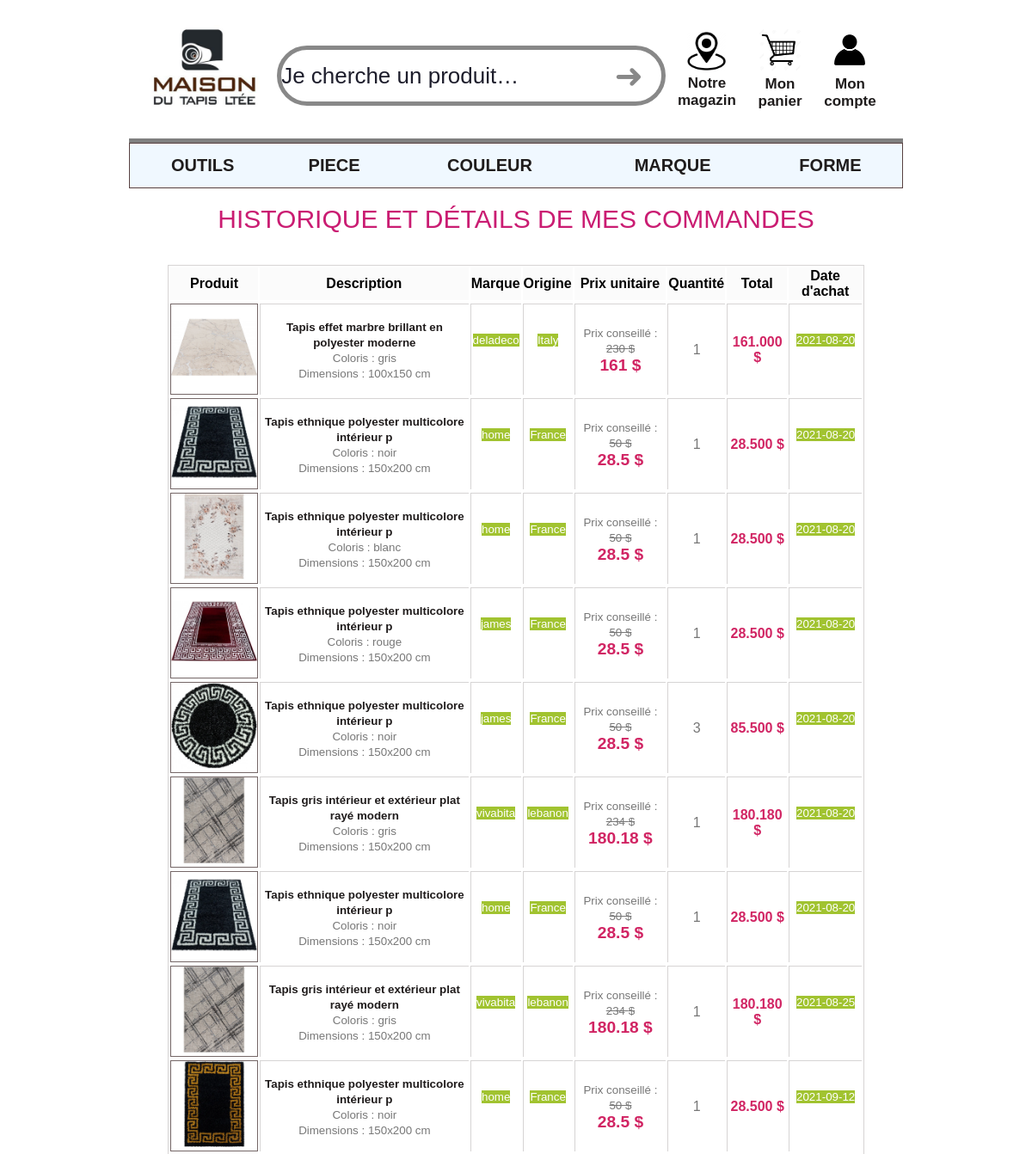
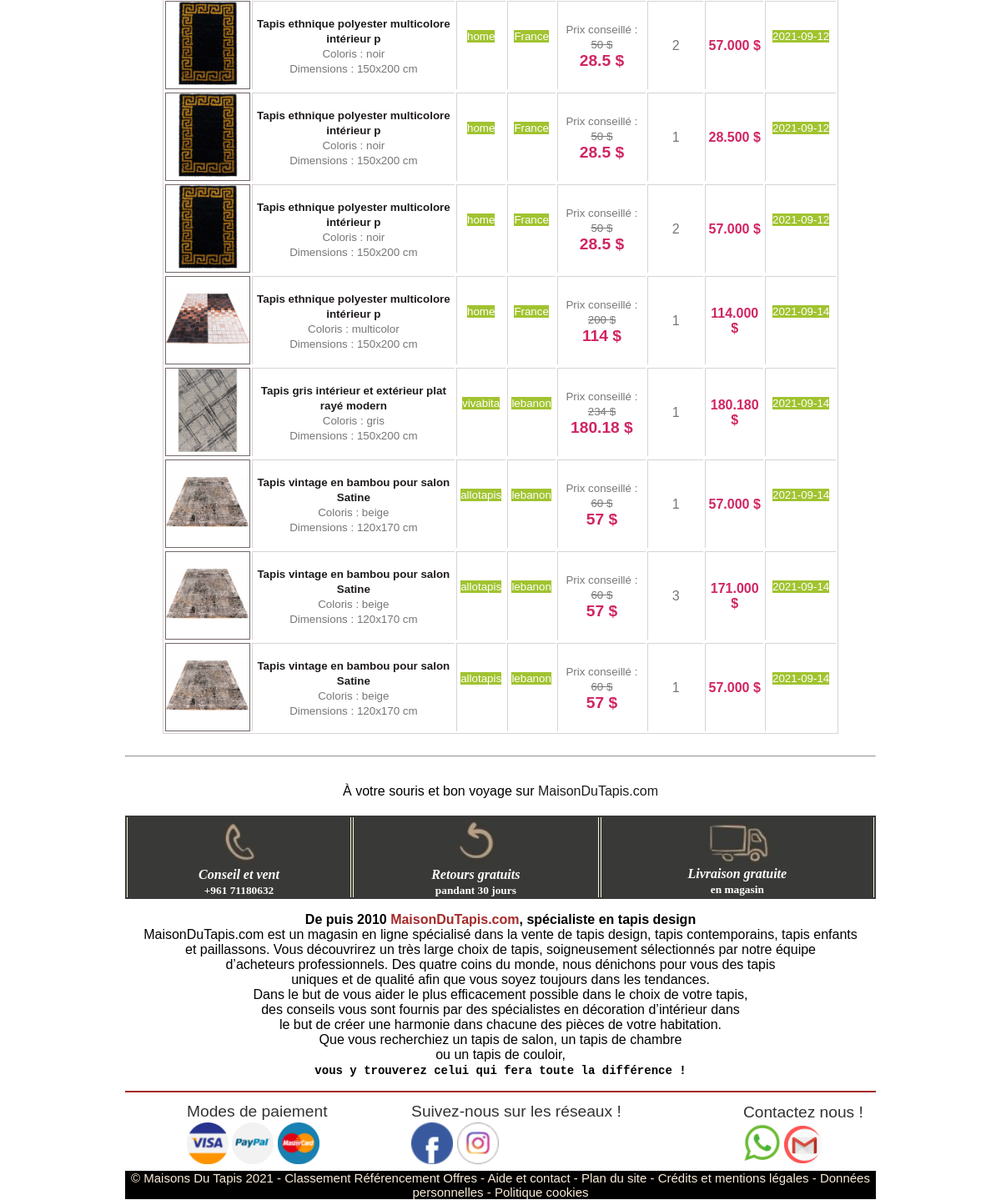
Screenshot of /tapis/commandes.php (signed in) with the database file from the repository (2 pictures, top to bottom).
### tables this page shows
CREATE TABLE `ordertapis` (
  `OrderIdTapis` int(11) NOT NULL,
  `IdTapis` int(11) NOT NULL,
  `userId` int(11) NOT NULL,
  `piece` varchar(20) DEFAULT NULL,
  `titre` varchar(50) DEFAULT NULL,
  `color` varchar(50) DEFAULT NULL,
  `largeur` int(11) DEFAULT NULL,
  `longueur` int(11) DEFAULT NULL,
  `prix` int(11) DEFAULT NULL,
  `prixReduit` float DEFAULT NULL,
  `quantite` int(11) DEFAULT NULL,
  `livraison` int(11) DEFAULT NULL,
  `total` float(10,3) DEFAULT NULL,
  `dateOrder` date DEFAULT curdate(),
  `TOrderDone` int(11) DEFAULT 0,
  `mark` varchar(20) DEFAULT NULL,
  `origine` varchar(20) DEFAULT NULL,
  `ext` varchar(20) DEFAULT NULL,
  `point` int(11) DEFAULT NULL
);

### tapis/commandes.php (the view, shortened to what this page needs)
<!DOCTYPE html>
<html>
<head>
    <link rel="stylesheet" href="searchcss1.css">
    <link rel="stylesheet" href="home.css">
</head>
<body>
    <header>
        <div class="container">
            <table>
                <tr>
                    <td>
                        <a href="home.php"><img src="photo\brand.png " width='150px' hight='150px' id="logo">
                        </a>
                    </td>
                    <td>
                    <div class="flexsearch" id="search">
                            <div class="flexsearch--wrapper">
                                <form class="flexsearch--form" action="search.php" method="GET">
                                    <div class="flexsearch--input-wrapper">
                                        <input class="flexsearch--input" type="search"
                                            placeholder="Je cherche un produit…" name="search">
                                    </div>
                                    <input class="flexsearch--submit" type="submit" name="submit" value="&#10140;" />
                                </form>
                            </div>
                        </div>
                    </td>
                    <td style="padding-top: 3px; padding-right:15px ;">
                        <a href="https://goo.gl/maps/BrDynxbym1YPUgUd6" style="color:rgb(31, 28, 28) ;top: 2px;"><img
                                src="photo\location.png" width='45px' hight='40px'> <br /> <b> Notre<br /> magazin </b>
                        </a>
                    </td>
                    <td style=" padding-right:15px ;">
                        <a href="panier.php"><img src="photo\panier.jpg " width='50px' hight='55px'> <br /><b>
                                Mon <br /> panier </b> </a>
                    </td>
                    <td style=" padding-right:25px ;">
                        <a href="compte.php"><img src="photo\compte.jpeg " width='50px' hight='50px'> <br />
                            <b> Mon <br /> compte </b> </a>
                    </td>
                </tr>
            </table>
        </div>
        <div id="header2">
            <table class="titre">
                <tr>
                    <td> <a href="searchtools.php">OUTILS</a></td>
                    <td> <a href="pieces.php"> PIECE</a></td>
                    <td> <a href="colors.php"> COULEUR</a></td>
                    <td> <a href="marks.php"> MARQUE </a></td>
                    <td> <a href="formTapis.php"> FORME </a></td>
                </tr>
            </table>
        </div>
    </header>
    <section class="panier">
     <br> <br> <br> <br><center><h style='font-size: 30px;
            line-height: normal;    color: #ca1c72;
             '>HISTORIQUE ET DÉTAILS DE MES COMMANDES </h></center> <br> <br>
             <?php
               $con=mysqli_connect("localhost" ,"root", "", "tapis") ;
   $sql=" select *  from OrderTapis where  userId='".$_SESSION['userId']."'" ;
   $result=mysqli_query($con,$sql) ;
   if(mysqli_num_rows($result)==0) {
    echo" <center><img src='photo/rien.png' > </center> <br>" ;
} else{
echo"
   <center>
       <table>
           <tr>
               <th>Produit</th>
               <th>Description</th>
               <th>Marque</th>
               <th>Origine</th>
               <th>Prix unitaire</th>
               <th>Quantité</th>
               <th>Total</th>
               <th>Date d'achat</th>
                </tr>";
   for($i=0;$i<mysqli_num_rows($result); $i++){
    $row=mysqli_fetch_assoc($result);
       echo"<tr>";
       echo" <tr>
       <td style='    -webkit-text-size-adjust: 100%;
       -webkit-tap-highlight-color: transparent;
       border-collapse: collapse;
       border-spacing: 0;
       text-align: center;
       color: #777;
       width: 98px;
       aspect-ratio: auto 98 / 98;
       height: 98px;
       box-sizing: border-box;
       margin: 0;
       padding: 0;
       font: inherit;
       font-size: 100%;
       vertical-align: middle;
       border: 1px solid #756767;'>
       <a href='form.php?IdTapis=".$row['IdTapis']."'><img src=";?>'imagesTapis/<?php echo $row['IdTapis'].".".$row['ext']."' width='100px' length='100px'></a>
       </td>";
       echo" <td>
       <a href='form.php?IdTapis=".$row['IdTapis']."'>
       <center>
           <b> <small>
                   <h style='color: rgb(31, 27, 27);'>".$row['titre']."</h>
               </small></b> </a> <br>
           <small> Coloris : ".$row['color']." </small><br>
           <small> Dimensions : ".$row['longueur']."x".$row['largeur']." cm</small>
       </center>
   </td>";
   echo"  <td style='padding-bottom: 25px;'>
   <center><small>
           <h style='color: white; background-color: #a1c330; '>".$row['mark']."</h>
       </small></center>
</td> ";
echo"  <td style='padding-bottom: 25px;'>
<center><small>
        <h style='color: white; background-color: #a1c330; '>".$row['origine']."</h>
    </small></center>
</td> ";
$reduit=$row['prixReduit'];
if($reduit<$row['prix']){
echo" <td>
<center>
    <small> Prix conseillé : <strike> ".$row['prix']." $</small> </strike> <br>
    <big>
        <h style='color: #d12463;'><b> ".$reduit."  $</b> </h>
    </big>
</center>
</td>
"; }
echo"
<td>
    <center>
    ".$row['quantite']."
    </center>
</td>";
$total=$row['total'];
echo"<td>
<center>
    <h style='color: #d12463;'><b>".$total." $</b> </h>
</center>
</td>";
echo"  <td style='padding-bottom: 25px;'>
<center><small>
        <h style='color: white; background-color: #a1c330; '>".$row['dateOrder']."</h>
    </small></center>
</td> ";
   }
   echo"</table> </center> <br>";}
             ?>
    </section>
    <hr/>
    <section>
        <p style="font-size:xx-large">
            <center>
                À votre souris et bon voyage sur <a href="home.php">MaisonDuTapis.com</a>
            </center>
        </p>
    </section>
    <section id="end">
        <table>
            <tr>
                <td>
                    <a href="tel:+961 71180632"> <img src="photo\phone.jpg " width='65px' hight='65px'> <br /></a>
                    <h1 style="font-size: medium; font-family:cursive;margin: 0;"><i> Conseil et vent </i><br />
                        <small> +961 71180632 </small>
                    </h1>
                </td>
                <td>
                    <a href="retours.php"> <img src="photo\retours.jpg " width='56px' hight='56px'> <br /></a>
                    <h1 style="font-size: medium; font-family:cursive; margin: 0;"><i> Retours gratuits</i><br />
                        <small>pandant 30 jours </small>
                    </h1>
                </td>
                <td>
                    <a href="livraison.php"> <img src="photo\livraison.jpg " width='100px' hight='100px'> <br /></a>
                    <h1 style="font-size: medium; font-family:cursive; margin: 0;"><i> Livraison gratuite</i><br />
                        <small> en magasin </small>
                    </h1>
                </td>
            </tr>
        </table>
    </section>
    <section>
        <p>
            <center>
                <b>
                    <center>De puis 2010 <h style="color: brown;"> MaisonDuTapis.com</h>, spécialiste en tapis design
                </b>
            </center>
            <center>
                MaisonDuTapis.com est un magasin en ligne spécialisé dans la vente de tapis design, tapis contemporains,
                tapis
                enfants<br /> et paillassons.
                Vous découvrirez un très large choix de tapis, soigneusement sélectionnés par notre
                équipe<br /> d’acheteurs professionnels. Des quatre coins du monde, nous dénichons pour vous des
                tapis<br />
                uniques et
                de qualité afin que vous soyez toujours dans les tendances.<br />
                Dans le but de vous aider le plus efficacement possible dans le choix de votre tapis,<br /> des conseils
                vous sont
                fournis par des spécialistes en décoration d’intérieur dans<br /> le but de créer une harmonie dans
                chacune
                des
                pièces de votre habitation.<br /> Que vous recherchiez un tapis de salon, un tapis de chambre<br /> ou
                un
                tapis de
                couloir, <br /> <b style="font-size: 14px;"> <tt> vous y trouverez celui qui fera toute la différence !
                </b> </tt></center>
        </p>
    </section>
    <hr color="brown" size="2px" />
    <section id="fb">
        <table>
            <tr>
                <td>
                    <table>
                        <caption style="float: left;">
                            <center> <big>Modes de paiement</big></center>
                        </caption>
                        <tr>
                            <td> <a href="https://visa-cart.com/"> <img src="photo\visa.webp" width='50px'
                                        hight='50px'></a>
                                <a href="https://www.paypal.com/lb/home"><img src="photo\paypal.webp" width='50px'
                                        hight='50px'></a>
                                <a href="https://www.mastercard.us/en-us.html"> <img src="photo\mastercard.webp"
                                        width='50px' hight='50px'></a>
                            </td>
                        </tr>
                    </table>
                </td>
                <td>
                    <table>
                        <caption style="float: left;">
                            <center> <big> Suivez-nous sur les réseaux !</big></center>
                        </caption>
                        <tr>
                            <td> <a href="https://m.facebook.com/carpetsinlebanon/"><img src="photo\fb.webp"
                                        width='50px' hight='50px'></a>
                                <a href="https://www.instagram.com/lartisandutapis/?hl=en"> <img src="photo\insta.webp"
                                        width='50px' hight='50px'></a>
                            </td>
                        </tr>
                    </table>
                </td>
                <td>
                    <table>
                        <caption style="float: left;">
                            <center> <big> Contactez nous !</big></center>
                        </caption>
                        <tr>
                            <td> <a href=" https://wa.me/+961 71180632"><img src="photo\waths11.png" width='45px'
                                hight='45px'></a>
                   <a href="mailto://maisondutapis@hotmail.com"><img src="photo\mail.png" width='45px'
                        hight='23px'></a></td>
                        </tr>
                    </table>
                </td>
            </tr>
        </table>
    </section>
</body>
<footer>
    <h>
        <center> © Maisons Du Tapis 2021 - Classement Référencement Offres - Aide et
            contact - Plan du site - Crédits et mentions légales - Données personnelles - Politique cookies </center>
    </h>
</footer>
</html>

### tapis/searchcss1.css (style rules this page uses)
.flexsearch--wrapper { height: auto; width: auto; max-width: 500px; overflow: hidden; background: transparent; margin: 0; position: static; }
.flexsearch--form { overflow: hidden; position: relative; }
.flexsearch--input-wrapper { padding: 0 66px 0 0; overflow: hidden; }
.flexsearch--input { width: 100%; }
.flexsearch { padding: 0 0px 0 0px; }
.flexsearch--input { -webkit-box-sizing: content-box; -moz-box-sizing: content-box; box-sizing: content-box; height: 60px; padding: 0 50px 0 0px; border-color: #888; border-radius: 35px; border-style: solid; border-width: 5px; margin-top: 15px; color: #333; font-family: 'Helvetica', sans-serif; font-size: 26px; -webkit-appearance: none; -moz-appearance: none; }
.flexsearch--submit { position: absolute; right: 0; top: 0; display: block; width: 37px; height: 60px; padding: 0; border: none; margin-top: 20px; margin-right: 30px; background: transparent; color: #888; font-family: 'Helvetica', sans-serif; font-size: 40px; line-height: 60px; }

### tapis/home.css (style rules this page uses)
body { font-family: sans-serif; padding: 0px; margin: 0px; background-color: white; margin-left: 150px ; margin-right: 150px; }
.container { width: 100%; float: none; text-align: center; margin: 0px; padding: 0px; overflow: hidden; border-bottom: gray 5px solid ; }
.container table { width: 100%; margin: 0px ; float: left; margin: 0px; color: rgb(248, 250, 252); font-family: 'Helvetica', sans-serif; font-size: 17px; font-weight: bold; }
.container td { text-align: center; }
header { background :white; color: white; padding: 0px; min-height: 70px; text-align: center; margin-top:0 ; margin-bottom: 0; position: relative; }
header a { color: rgb(31, 28, 28) ; text-decoration: none; }
.titre { width: 100%; margin: 0px ; background-color :aliceblue; float: left; margin: 0px; color: rgb(248, 250, 252); font-family: 'Helvetica', sans-serif; font-size: 20px; font-weight: bold; line-height: 45px; border: rgb(88, 64, 64) 1px solid ; }
.titre td { text-align: center; }
#header2 { margin: 0 px; padding: 0px ; }
#end table { width: 100%; text-align: center; margin-top: 20px; }
#end table td { border: solid 1pt beige; border-top: none; border-bottom: none; margin: 0; padding: 0; color: white; }
#end { width: 100%; background-color:#393938; }
#fb { width: 100%; margin-left: 70px; color: #333; }
#fb table { width: 100%; }
#fb table td { margin: 0; border: none; padding: 0; }
footer { background-color: black; margin: auto; font: 1em sans-serif; font-size: 15px; font-family:'Gill Sans', 'Gill Sans MT', Calibri, 'Trebuchet MS', sans-serif; color: antiquewhite; margin-bottom: 1px; }
.panier { background-color: white; }
.panier table { border: solid 1pt #d6d4d4; width: 90%; }
.panier table th { background: #fbfbfb; }
.panier table td { border-left: solid 1pt #d6d4d4; border-top: solid 1pt #d6d4d4 ; color: #777; }

### tapis/commandes.php (style rules this page uses)
a:link { text-decoration: none; color: rgb(31, 28, 28); }

### rows the page displays
ordertapis: shows a picture, titre "Tapis effet marbre brillant en polyester moderne", color "gris", longueur "100", largeur "150", mark "deladeco", origine "Italy", prix "230", prixReduit "161", quantite "1", total "161.000", dateOrder "2021-08-20"
ordertapis: ext (picture), titre "Tapis ethnique polyester multicolore intérieur p", color "noir", longueur "150", largeur "200", mark "home", origine "France", prix "50", prixReduit "28.5", quantite "1", total "28.500", dateOrder "2021-08-20"
ordertapis: shows a picture, titre "Tapis ethnique polyester multicolore intérieur p", color "blanc", longueur "150", largeur "200", mark "home", origine "France", prix "50", prixReduit "28.5", quantite "1", total "28.500", dateOrder "2021-08-20"
ordertapis: shows a picture, titre "Tapis ethnique polyester multicolore intérieur p", color "rouge", longueur "150", largeur "200", mark "james", origine "France", prix "50", prixReduit "28.5", quantite "1", total "28.500", dateOrder "2021-08-20"
ordertapis: shows a picture, titre "Tapis ethnique polyester multicolore intérieur p", color "noir", longueur "150", largeur "200", mark "james", origine "France", prix "50", prixReduit "28.5", quantite "3", total "85.500", dateOrder "2021-08-20"
ordertapis: titre "Tapis gris intérieur et extérieur plat rayé modern", color "gris", longueur "150", largeur "200", mark "vivabita", origine "lebanon", prix "234", prixReduit "180.18", quantite "1", total "180.180", dateOrder "2021-08-20"
ordertapis: ext (picture), titre "Tapis ethnique polyester multicolore intérieur p", color "noir", longueur "150", largeur "200", mark "home", origine "France", prix "50", prixReduit "28.5", quantite "1", total "28.500", dateOrder "2021-08-20"
ordertapis: titre "Tapis gris intérieur et extérieur plat rayé modern", color "gris", longueur "150", largeur "200", mark "vivabita", origine "lebanon", prix "234", prixReduit "180.18", quantite "1", total "180.180", dateOrder "2021-08-25"
ordertapis: ext (picture), titre "Tapis ethnique polyester multicolore intérieur p", color "noir", longueur "150", largeur "200", mark "home", origine "France", prix "50", prixReduit "28.5", quantite "1", total "28.500", dateOrder "2021-09-12"
ordertapis: ext (picture), titre "Tapis ethnique polyester multicolore intérieur p", color "noir", longueur "150", largeur "200", mark "home", origine "France", prix "50", prixReduit "28.5", quantite "2", total "57.000", dateOrder "2021-09-12"
ordertapis: ext (picture), titre "Tapis ethnique polyester multicolore intérieur p", color "noir", longueur "150", largeur "200", mark "home", origine "France", prix "50", prixReduit "28.5", quantite "1", total "28.500", dateOrder "2021-09-12"
ordertapis: ext (picture), titre "Tapis ethnique polyester multicolore intérieur p", color "noir", longueur "150", largeur "200", mark "home", origine "France", prix "50", prixReduit "28.5", quantite "2", total "57.000", dateOrder "2021-09-12"
ordertapis: shows a picture, titre "Tapis ethnique polyester multicolore intérieur p", color "multicolor", longueur "150", largeur "200", mark "home", origine "France", prix "200", prixReduit "114", quantite "1", total "114.000", dateOrder "2021-09-14"
ordertapis: titre "Tapis gris intérieur et extérieur plat rayé modern", color "gris", longueur "150", largeur "200", mark "vivabita", origine "lebanon", prix "234", prixReduit "180.18", quantite "1", total "180.180", dateOrder "2021-09-14"
ordertapis: titre "Tapis vintage en bambou pour salon Satine", color "beige", longueur "120", largeur "170", mark "allotapis", origine "lebanon", prix "60", prixReduit "57", quantite "1", total "57.000", dateOrder "2021-09-14"
ordertapis: titre "Tapis vintage en bambou pour salon Satine", color "beige", longueur "120", largeur "170", mark "allotapis", origine "lebanon", prix "60", prixReduit "57", quantite "3", total "171.000", dateOrder "2021-09-14"
ordertapis: titre "Tapis vintage en bambou pour salon Satine", color "beige", longueur "120", largeur "170", mark "allotapis", origine "lebanon", prix "60", prixReduit "57", quantite "1", total "57.000", dateOrder "2021-09-14"
